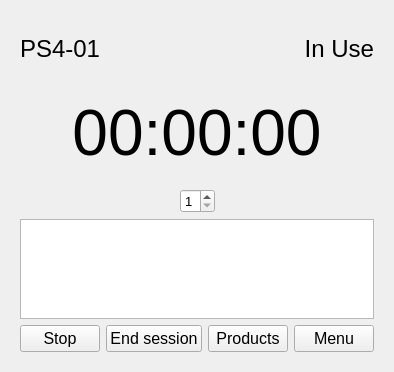
<?xml version="1.0" encoding="UTF-8"?>
<ui version="4.0">
 <class>System</class>
 <widget class="QWidget" name="System">
  <property name="geometry">
   <rect>
    <x>0</x>
    <y>0</y>
    <width>391</width>
    <height>372</height>
   </rect>
  </property>
  <property name="windowTitle">
   <string>Form</string>
  </property>
  <layout class="QHBoxLayout" name="horizontalLayout_11">
   <item>
    <widget class="QStackedWidget" name="stackedWidget">
     <property name="currentIndex">
      <number>1</number>
     </property>
     <widget class="QWidget" name="page">
      <layout class="QVBoxLayout" name="verticalLayout">
       <item>
        <layout class="QHBoxLayout" name="horizontalLayout_6">
         <item>
          <widget class="QLabel" name="label_name1">
           <property name="font">
            <font>
             <pointsize>18</pointsize>
            </font>
           </property>
           <property name="text">
            <string>PC-01</string>
           </property>
           <property name="alignment">
            <set>Qt::AlignmentFlag::AlignLeading|Qt::AlignmentFlag::AlignLeft|Qt::AlignmentFlag::AlignVCenter</set>
           </property>
          </widget>
         </item>
         <item>
          <widget class="QLabel" name="label_free">
           <property name="font">
            <font>
             <pointsize>18</pointsize>
            </font>
           </property>
           <property name="text">
            <string>Free</string>
           </property>
           <property name="alignment">
            <set>Qt::AlignmentFlag::AlignRight|Qt::AlignmentFlag::AlignTrailing|Qt::AlignmentFlag::AlignVCenter</set>
           </property>
          </widget>
         </item>
        </layout>
       </item>
       <item>
        <spacer name="verticalSpacer_2">
         <property name="orientation">
          <enum>Qt::Orientation::Vertical</enum>
         </property>
         <property name="sizeHint" stdset="0">
          <size>
           <width>20</width>
           <height>40</height>
          </size>
         </property>
        </spacer>
       </item>
       <item>
        <layout class="QHBoxLayout" name="horizontalLayout_4">
         <item>
          <widget class="QPushButton" name="pushButton_start_session">
           <property name="font">
            <font>
             <pointsize>20</pointsize>
            </font>
           </property>
           <property name="text">
            <string>Start Session</string>
           </property>
          </widget>
         </item>
        </layout>
       </item>
       <item>
        <spacer name="verticalSpacer">
         <property name="orientation">
          <enum>Qt::Orientation::Vertical</enum>
         </property>
         <property name="sizeHint" stdset="0">
          <size>
           <width>20</width>
           <height>40</height>
          </size>
         </property>
        </spacer>
       </item>
      </layout>
     </widget>
     <widget class="QWidget" name="page_2">
      <layout class="QVBoxLayout" name="verticalLayout_3">
       <item>
        <layout class="QHBoxLayout" name="horizontalLayout_10">
         <item>
          <widget class="QLabel" name="label_name2">
           <property name="font">
            <font>
             <pointsize>18</pointsize>
            </font>
           </property>
           <property name="text">
            <string>PS4-01</string>
           </property>
           <property name="alignment">
            <set>Qt::AlignmentFlag::AlignLeading|Qt::AlignmentFlag::AlignLeft|Qt::AlignmentFlag::AlignVCenter</set>
           </property>
          </widget>
         </item>
         <item>
          <widget class="QLabel" name="label_in_use">
           <property name="font">
            <font>
             <pointsize>18</pointsize>
            </font>
           </property>
           <property name="text">
            <string>In Use</string>
           </property>
           <property name="alignment">
            <set>Qt::AlignmentFlag::AlignRight|Qt::AlignmentFlag::AlignTrailing|Qt::AlignmentFlag::AlignVCenter</set>
           </property>
          </widget>
         </item>
        </layout>
       </item>
       <item>
        <widget class="QLabel" name="label_Timer">
         <property name="minimumSize">
          <size>
           <width>120</width>
           <height>100</height>
          </size>
         </property>
         <property name="font">
          <font>
           <family>MS UI Gothic</family>
           <pointsize>48</pointsize>
           <italic>false</italic>
          </font>
         </property>
         <property name="text">
          <string>00:00:00</string>
         </property>
         <property name="alignment">
          <set>Qt::AlignmentFlag::AlignCenter</set>
         </property>
        </widget>
       </item>
       <item>
        <layout class="QHBoxLayout" name="horizontalLayout_9">
         <item>
          <spacer name="horizontalSpacer_5">
           <property name="orientation">
            <enum>Qt::Orientation::Horizontal</enum>
           </property>
           <property name="sizeHint" stdset="0">
            <size>
             <width>40</width>
             <height>20</height>
            </size>
           </property>
          </spacer>
         </item>
         <item>
          <widget class="QSpinBox" name="spinBox_player_count">
           <property name="font">
            <font>
             <pointsize>10</pointsize>
            </font>
           </property>
           <property name="minimum">
            <number>1</number>
           </property>
           <property name="maximum">
            <number>4</number>
           </property>
          </widget>
         </item>
         <item>
          <spacer name="horizontalSpacer_6">
           <property name="orientation">
            <enum>Qt::Orientation::Horizontal</enum>
           </property>
           <property name="sizeHint" stdset="0">
            <size>
             <width>40</width>
             <height>20</height>
            </size>
           </property>
          </spacer>
         </item>
        </layout>
       </item>
       <item>
        <widget class="QTextBrowser" name="textBrowser_price">
         <property name="sizePolicy">
          <sizepolicy hsizetype="Expanding" vsizetype="Fixed">
           <horstretch>0</horstretch>
           <verstretch>0</verstretch>
          </sizepolicy>
         </property>
         <property name="maximumSize">
          <size>
           <width>16777215</width>
           <height>100</height>
          </size>
         </property>
        </widget>
       </item>
       <item>
        <layout class="QHBoxLayout" name="horizontalLayout_8">
         <item>
          <widget class="QPushButton" name="pushButton_stop_resume">
           <property name="font">
            <font>
             <pointsize>12</pointsize>
            </font>
           </property>
           <property name="text">
            <string>Stop</string>
           </property>
          </widget>
         </item>
         <item>
          <widget class="QPushButton" name="pushButton_end_session">
           <property name="font">
            <font>
             <pointsize>12</pointsize>
            </font>
           </property>
           <property name="text">
            <string>End session</string>
           </property>
          </widget>
         </item>
         <item>
          <widget class="QPushButton" name="pushButton_products">
           <property name="font">
            <font>
             <pointsize>12</pointsize>
            </font>
           </property>
           <property name="text">
            <string>Products</string>
           </property>
          </widget>
         </item>
         <item>
          <widget class="QPushButton" name="pushButton_menu">
           <property name="font">
            <font>
             <pointsize>12</pointsize>
            </font>
           </property>
           <property name="text">
            <string>Menu</string>
           </property>
          </widget>
         </item>
        </layout>
       </item>
      </layout>
     </widget>
    </widget>
   </item>
  </layout>
 </widget>
 <resources/>
 <connections/>
</ui>
